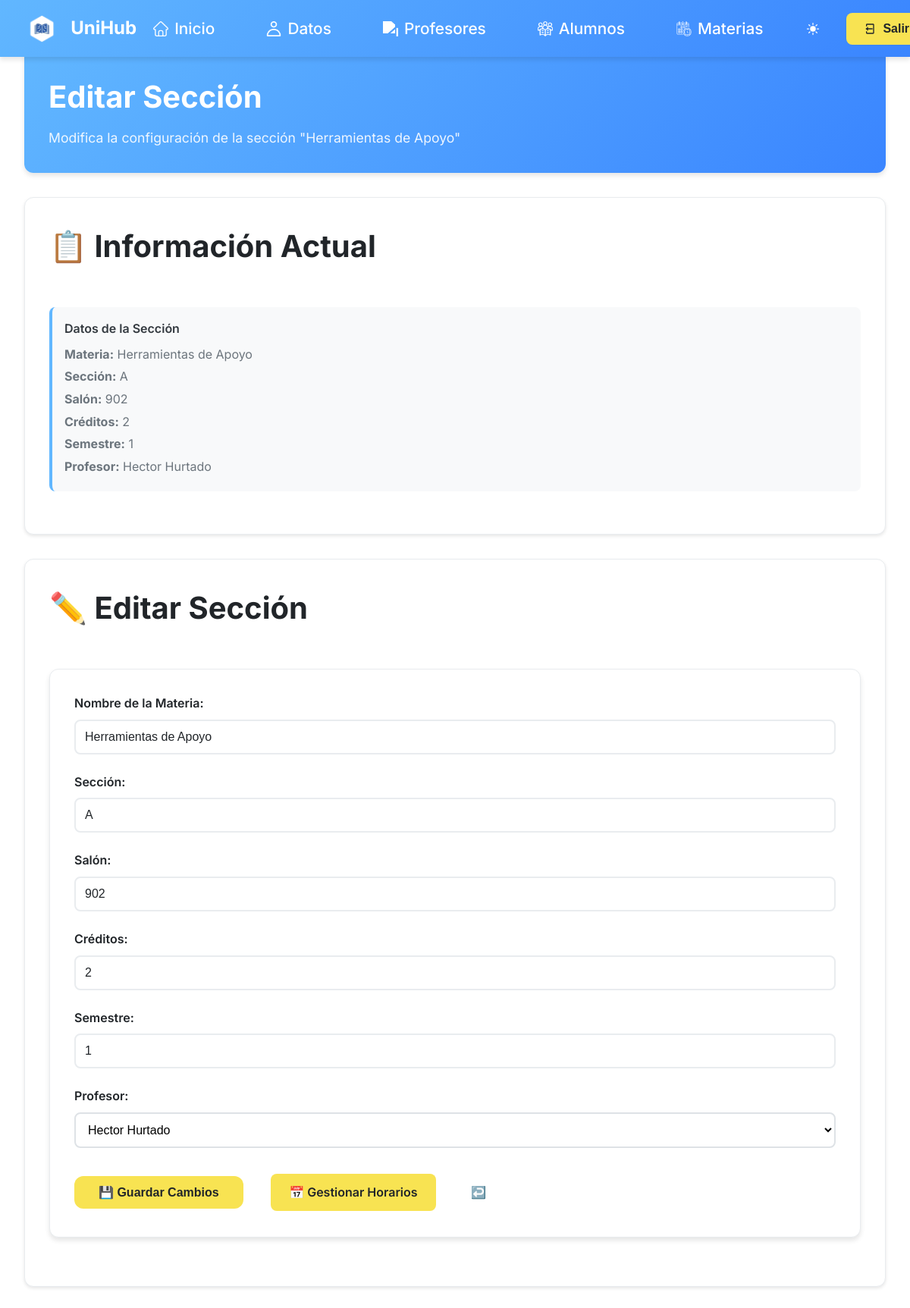
Page /editar_seccion.php?id=84 (signed in) on the earlier database version.
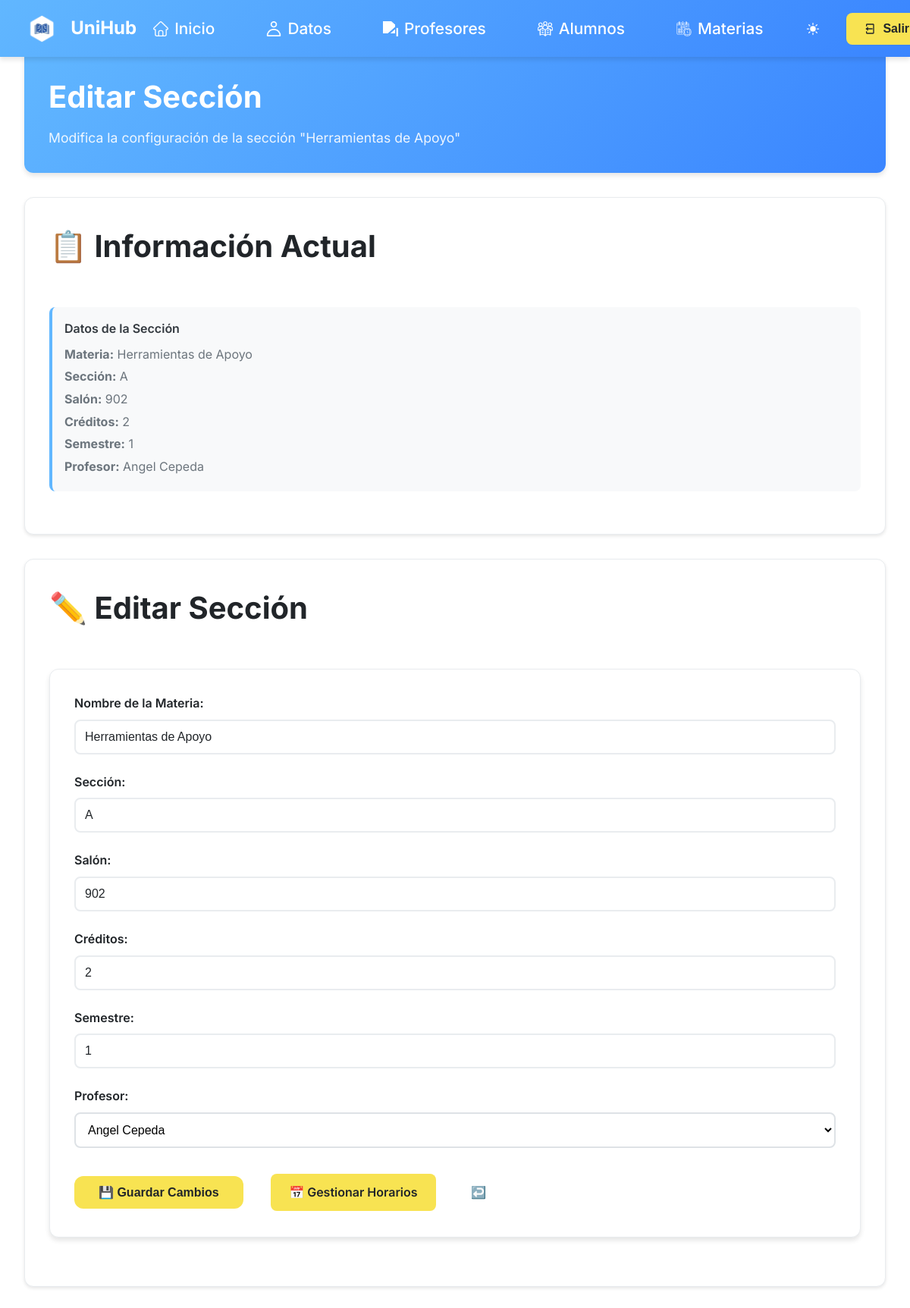
Same page on the later database version.
### tables this page shows
CREATE TABLE IF NOT EXISTS `materias` (
  `id` int NOT NULL AUTO_INCREMENT,
  `nombre` varchar(100) DEFAULT NULL,
  `salon` varchar(50) DEFAULT NULL,
  `id_profesor` int DEFAULT NULL,
  `creditos` int NOT NULL,
  `semestre` int NOT NULL,
  `seccion` varchar(50) NOT NULL,
  PRIMARY KEY (`id`),
  KEY `fk_profesor` (`id_profesor`)
);

CREATE TABLE IF NOT EXISTS `profesores` (
  `id` int NOT NULL AUTO_INCREMENT,
  `id_usuario` int DEFAULT NULL,
  `cedula` int NOT NULL,
  `nombre` varchar(255) DEFAULT NULL,
  PRIMARY KEY (`id`),
  KEY `id_usuario` (`id_usuario`)
);

### editar_seccion.php (the view, shortened to what this page needs)
<?php
require 'conexion.php';
$id = isset($_GET['id']) ? $_GET['id'] : null;
$sql = "SELECT m.*, p.nombre AS profesor_nombre, p.id AS profesor_id
        FROM materias m
        LEFT JOIN profesores p ON m.id_profesor = p.id
        WHERE m.id = ?";
$stmt = $conn->prepare($sql);
$stmt->bind_param("i", $id);
$stmt->execute();
$result = $stmt->get_result();
$seccion = $result->fetch_assoc();
$sql_profesores = "SELECT id, nombre FROM profesores ORDER BY nombre";
$result_profesores = $conn->query($sql_profesores);
$profesores = [];
while ($row = $result_profesores->fetch_assoc()) {
    $profesores[] = $row;
}
?>
<!DOCTYPE html>
<html lang="es">
<head>
    <link rel="stylesheet" href="css/admin-general.css">
</head>
<body>
    <?php include 'navAdmin.php'; ?>
    <div class="main-content">
        <div class="page-header">
            <h1 class="page-title">Editar Sección</h1>
            <p class="page-subtitle">Modifica la configuración de la sección "<?php echo htmlspecialchars($seccion['nombre']); ?>"</p>
        </div>
        <div class="content-section">
            <h2 class="section-title">
                📋 Información Actual
            </h2>
            <div class="current-info">
                <h4>Datos de la Sección</h4>
                <p><strong>Materia:</strong> <?php echo htmlspecialchars($seccion['nombre']); ?></p>
                <p><strong>Sección:</strong> <?php echo htmlspecialchars($seccion['seccion']); ?></p>
                <p><strong>Salón:</strong> <?php echo htmlspecialchars($seccion['salon']); ?></p>
                <p><strong>Créditos:</strong> <?php echo htmlspecialchars($seccion['creditos']); ?></p>
                <p><strong>Semestre:</strong> <?php echo htmlspecialchars($seccion['semestre']); ?></p>
                <p><strong>Profesor:</strong> <?php echo htmlspecialchars($seccion['profesor_nombre'] ?? 'Sin asignar'); ?></p>
            </div>
        </div>
        <div class="content-section">
            <h2 class="section-title">
                ✏️ Editar Sección
            </h2>
            <form class="admin-form" action="procesar_editar_seccion.php" method="POST">
                <div class="form-group">
                    <label class="form-label" for="nombre">Nombre de la Materia:</label>
                    <input class="form-input" type="text" id="nombre" name="nombre" value="<?php echo htmlspecialchars($seccion['nombre']); ?>" required>
                </div>
                <div class="form-group">
                    <label class="form-label" for="seccion">Sección:</label>
                    <input class="form-input" type="text" id="seccion" name="seccion" value="<?php echo htmlspecialchars($seccion['seccion']); ?>" required>
                </div>
                <div class="form-group">
                    <label class="form-label" for="salon">Salón:</label>
                    <input class="form-input" type="text" id="salon" name="salon" value="<?php echo htmlspecialchars($seccion['salon']); ?>" required>
                </div>
                <div class="form-group">
                    <label class="form-label" for="creditos">Créditos:</label>
                    <input class="form-input" type="number" id="creditos" name="creditos" value="<?php echo htmlspecialchars($seccion['creditos']); ?>" required>
                </div>
                <div class="form-group">
                    <label class="form-label" for="semestre">Semestre:</label>
                    <input class="form-input" type="number" id="semestre" name="semestre" value="<?php echo htmlspecialchars($seccion['semestre']); ?>" required>
                </div>
                <div class="form-group">
                    <label class="form-label" for="profesor">Profesor:</label>
                    <select class="form-select" id="profesor" name="profesor">
                        <?php foreach ($profesores as $profesor): ?>
                            <option value="<?php echo $profesor['id']; ?>"
                                    <?php echo ($profesor['id'] == $seccion['profesor_id']) ? 'selected' : ''; ?>>
                                <?php echo htmlspecialchars($profesor['nombre']); ?>
                            </option>
                        <?php endforeach; ?>
                    </select>
                </div>
                <div style="margin-top: 2rem;">
                    <button type="submit" class="form-submit">💾 Guardar Cambios</button>
                    <a href="calendario_horarios.php?materia_id=<?php echo $seccion['id']; ?>" class="btn-primary" style="margin-left: 1rem;">📅 Gestionar Horarios</a>
                    <a href="editar_materia.php?nombre=<?php echo urlencode($seccion['nombre']); ?>" class="btn-secondary" style="margin-left: 1rem;">↩️ Volver</a>
                </div>
            </form>
        </div>
    </div>
</body>
</html>

Differences in the rows shown:
changed materias "Herramientas de Apoyo": id_profesor.nombre "Hector Hurtado" → "Angel Cepeda"
Other differences:
form field profesor: "Hector Hurtado" → "Angel Cepeda"
